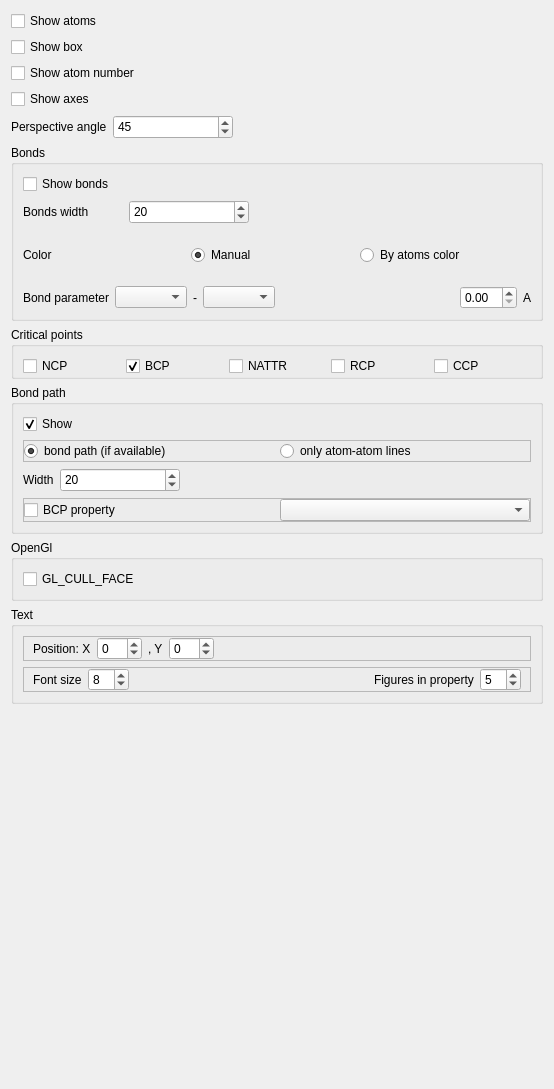
          <widget class="QWidget" name="tab_32">
           <attribute name="title">
            <string>View 3D</string>
           </attribute>
           <layout class="QVBoxLayout" name="verticalLayout_22">
            <item>
             <widget class="QCheckBox" name="FormSettingsViewCheckShowAtoms">
              <property name="enabled">
               <bool>true</bool>
              </property>
              <property name="text">
               <string>Show atoms</string>
              </property>
             </widget>
            </item>
            <item>
             <widget class="QCheckBox" name="FormSettingsViewCheckShowBox">
              <property name="styleSheet">
               <string notr="true"/>
              </property>
              <property name="text">
               <string>Show box</string>
              </property>
             </widget>
            </item>
            <item>
             <widget class="QCheckBox" name="FormSettingsViewCheckShowAtomNumber">
              <property name="enabled">
               <bool>true</bool>
              </property>
              <property name="text">
               <string>Show atom number</string>
              </property>
             </widget>
            </item>
            <item>
             <widget class="QCheckBox" name="FormSettingsViewCheckShowAxes">
              <property name="text">
               <string>Show axes</string>
              </property>
             </widget>
            </item>
            <item>
             <widget class="QFrame" name="frame_131">
              <property name="minimumSize">
               <size>
                <width>0</width>
                <height>0</height>
               </size>
              </property>
              <property name="frameShape">
               <enum>QFrame::NoFrame</enum>
              </property>
              <property name="frameShadow">
               <enum>QFrame::Raised</enum>
              </property>
              <layout class="QHBoxLayout" name="horizontalLayout_100">
               <property name="leftMargin">
                <number>0</number>
               </property>
               <property name="topMargin">
                <number>0</number>
               </property>
               <property name="rightMargin">
                <number>0</number>
               </property>
               <property name="bottomMargin">
                <number>0</number>
               </property>
               <item>
                <widget class="QLabel" name="label_105">
                 <property name="text">
                  <string>Perspective angle</string>
                 </property>
                </widget>
               </item>
               <item>
                <widget class="QSpinBox" name="spin_perspective_angle">
                 <property name="minimumSize">
                  <size>
                   <width>120</width>
                   <height>24</height>
                  </size>
                 </property>
                 <property name="maximumSize">
                  <size>
                   <width>120</width>
                   <height>24</height>
                  </size>
                 </property>
                 <property name="maximum">
                  <number>90</number>
                 </property>
                 <property name="value">
                  <number>45</number>
                 </property>
                </widget>
               </item>
               <item>
                <spacer name="horizontalSpacer_112">
                 <property name="orientation">
                  <enum>Qt::Horizontal</enum>
                 </property>
                 <property name="sizeHint" stdset="0">
                  <size>
                   <width>61</width>
                   <height>20</height>
                  </size>
                 </property>
                </spacer>
               </item>
              </layout>
             </widget>
            </item>
            <item>
             <widget class="QGroupBox" name="groupBox">
              <property name="minimumSize">
               <size>
                <width>0</width>
                <height>0</height>
               </size>
              </property>
              <property name="title">
               <string>Bonds</string>
              </property>
              <layout class="QVBoxLayout" name="verticalLayout_68">
               <item>
                <widget class="QCheckBox" name="FormSettingsViewCheckShowBonds">
                 <property name="text">
                  <string>Show bonds</string>
                 </property>
                </widget>
               </item>
               <item>
                <widget class="QFrame" name="frame_68">
                 <property name="minimumSize">
                  <size>
                   <width>200</width>
                   <height>0</height>
                  </size>
                 </property>
                 <property name="frameShape">
                  <enum>QFrame::NoFrame</enum>
                 </property>
                 <property name="frameShadow">
                  <enum>QFrame::Raised</enum>
                 </property>
                 <layout class="QHBoxLayout" name="horizontalLayout_60">
                  <property name="leftMargin">
                   <number>0</number>
                  </property>
                  <property name="topMargin">
                   <number>0</number>
                  </property>
                  <property name="rightMargin">
                   <number>0</number>
                  </property>
                  <property name="bottomMargin">
                   <number>0</number>
                  </property>
                  <item>
                   <widget class="QLabel" name="label_22">
                    <property name="minimumSize">
                     <size>
                      <width>100</width>
                      <height>0</height>
                     </size>
                    </property>
                    <property name="text">
                     <string>Bonds width</string>
                    </property>
                   </widget>
                  </item>
                  <item>
                   <widget class="QSpinBox" name="FormSettingsViewSpinBondWidth">
                    <property name="minimumSize">
                     <size>
                      <width>120</width>
                      <height>24</height>
                     </size>
                    </property>
                    <property name="maximumSize">
                     <size>
                      <width>120</width>
                      <height>24</height>
                     </size>
                    </property>
                    <property name="value">
                     <number>20</number>
                    </property>
                   </widget>
                  </item>
                  <item>
                   <spacer name="horizontalSpacer_30">
                    <property name="orientation">
                     <enum>Qt::Horizontal</enum>
                    </property>
                    <property name="sizeHint" stdset="0">
                     <size>
                      <width>40</width>
                      <height>20</height>
                     </size>
                    </property>
                   </spacer>
                  </item>
                 </layout>
                </widget>
               </item>
               <item>
                <widget class="QFrame" name="frame_114">
                 <property name="minimumSize">
                  <size>
                   <width>0</width>
                   <height>50</height>
                  </size>
                 </property>
                 <property name="frameShape">
                  <enum>QFrame::NoFrame</enum>
                 </property>
                 <property name="frameShadow">
                  <enum>QFrame::Raised</enum>
                 </property>
                 <layout class="QHBoxLayout" name="horizontalLayout_116">
                  <property name="leftMargin">
                   <number>0</number>
                  </property>
                  <property name="topMargin">
                   <number>0</number>
                  </property>
                  <property name="bottomMargin">
                   <number>0</number>
                  </property>
                  <item>
                   <widget class="QLabel" name="label_83">
                    <property name="minimumSize">
                     <size>
                      <width>100</width>
                      <height>0</height>
                     </size>
                    </property>
                    <property name="text">
                     <string>Color</string>
                    </property>
                   </widget>
                  </item>
                  <item>
                   <widget class="QRadioButton" name="FormSettingsViewRadioColorBondsManual">
                    <property name="text">
                     <string>Manual</string>
                    </property>
                    <property name="checked">
                     <bool>true</bool>
                    </property>
                   </widget>
                  </item>
                  <item>
                   <widget class="QRadioButton" name="FormSettingsViewRadioColorBondsByAtoms">
                    <property name="text">
                     <string>By atoms color</string>
                    </property>
                   </widget>
                  </item>
                 </layout>
                </widget>
               </item>
               <item>
                <widget class="QFrame" name="frame_106">
                 <property name="frameShape">
                  <enum>QFrame::NoFrame</enum>
                 </property>
                 <property name="frameShadow">
                  <enum>QFrame::Raised</enum>
                 </property>
                 <layout class="QHBoxLayout" name="horizontalLayout_110">
                  <property name="leftMargin">
                   <number>0</number>
                  </property>
                  <property name="topMargin">
                   <number>0</number>
                  </property>
                  <property name="rightMargin">
                   <number>0</number>
                  </property>
                  <property name="bottomMargin">
                   <number>0</number>
                  </property>
                  <item>
                   <widget class="QLabel" name="label_2">
                    <property name="text">
                     <string>Bond parameter</string>
                    </property>
                   </widget>
                  </item>
                  <item>
                   <widget class="QComboBox" name="FormAtomsList1"/>
                  </item>
                  <item>
                   <widget class="QLabel" name="label_31">
                    <property name="text">
                     <string>-</string>
                    </property>
                   </widget>
                  </item>
                  <item>
                   <widget class="QComboBox" name="FormAtomsList2"/>
                  </item>
                  <item>
                   <spacer name="horizontalSpacer_76">
                    <property name="orientation">
                     <enum>Qt::Horizontal</enum>
                    </property>
                    <property name="sizeHint" stdset="0">
                     <size>
                      <width>40</width>
                      <height>20</height>
                     </size>
                    </property>
                   </spacer>
                  </item>
                  <item>
                   <widget class="QDoubleSpinBox" name="FormBondLenSpinBox">
                    <property name="readOnly">
                     <bool>false</bool>
                    </property>
                    <property name="singleStep">
                     <double>0.100000000000000</double>
                    </property>
                   </widget>
                  </item>
                  <item>
                   <widget class="QLabel" name="label_30">
                    <property name="text">
                     <string>A</string>
                    </property>
                   </widget>
                  </item>
                 </layout>
                </widget>
               </item>
              </layout>
             </widget>
            </item>
            <item>
             <widget class="QGroupBox" name="groupBox_6">
              <property name="minimumSize">
               <size>
                <width>0</width>
                <height>0</height>
               </size>
              </property>
              <property name="title">
               <string>Critical points</string>
              </property>
              <layout class="QVBoxLayout" name="verticalLayout_9">
               <property name="topMargin">
                <number>0</number>
               </property>
               <property name="bottomMargin">
                <number>0</number>
               </property>
               <item>
                <widget class="QFrame" name="frame_3">
                 <property name="frameShape">
                  <enum>QFrame::NoFrame</enum>
                 </property>
                 <property name="frameShadow">
                  <enum>QFrame::Raised</enum>
                 </property>
                 <layout class="QHBoxLayout" name="horizontalLayout_7">
                  <property name="leftMargin">
                   <number>0</number>
                  </property>
                  <property name="rightMargin">
                   <number>0</number>
                  </property>
                  <property name="bottomMargin">
                   <number>0</number>
                  </property>
                  <item>
                   <widget class="QCheckBox" name="show_ncp">
                    <property name="text">
                     <string>NCP</string>
                    </property>
                    <property name="checked">
                     <bool>false</bool>
                    </property>
                   </widget>
                  </item>
                  <item>
                   <widget class="QCheckBox" name="show_bcp">
                    <property name="text">
                     <string>BCP</string>
                    </property>
                    <property name="checked">
                     <bool>true</bool>
                    </property>
                   </widget>
                  </item>
                  <item>
                   <widget class="QCheckBox" name="show_nnatr">
                    <property name="text">
                     <string>NATTR</string>
                    </property>
                    <property name="checked">
                     <bool>false</bool>
                    </property>
                   </widget>
                  </item>
                  <item>
                   <widget class="QCheckBox" name="show_rcp">
                    <property name="text">
                     <string>RCP</string>
                    </property>
                    <property name="checked">
                     <bool>false</bool>
                    </property>
                   </widget>
                  </item>
                  <item>
                   <widget class="QCheckBox" name="show_ccp">
                    <property name="text">
                     <string>CCP</string>
                    </property>
                    <property name="checked">
                     <bool>false</bool>
                    </property>
                   </widget>
                  </item>
                 </layout>
                </widget>
               </item>
              </layout>
             </widget>
            </item>
            <item>
             <widget class="QGroupBox" name="groupBox_11">
              <property name="title">
               <string>Bond path</string>
              </property>
              <layout class="QVBoxLayout" name="verticalLayout_18">
               <item>
                <widget class="QFrame" name="frame_4">
                 <property name="minimumSize">
                  <size>
                   <width>0</width>
                   <height>0</height>
                  </size>
                 </property>
                 <property name="frameShape">
                  <enum>QFrame::NoFrame</enum>
                 </property>
                 <property name="frameShadow">
                  <enum>QFrame::Raised</enum>
                 </property>
                 <layout class="QHBoxLayout" name="horizontalLayout_8">
                  <property name="leftMargin">
                   <number>0</number>
                  </property>
                  <property name="topMargin">
                   <number>0</number>
                  </property>
                  <property name="rightMargin">
                   <number>0</number>
                  </property>
                  <property name="bottomMargin">
                   <number>0</number>
                  </property>
                  <item>
                   <widget class="QCheckBox" name="show_bond_path">
                    <property name="text">
                     <string>Show</string>
                    </property>
                    <property name="checked">
                     <bool>true</bool>
                    </property>
                   </widget>
                  </item>
                  <item>
                   <spacer name="horizontalSpacer_7">
                    <property name="orientation">
                     <enum>Qt::Horizontal</enum>
                    </property>
                    <property name="sizeHint" stdset="0">
                     <size>
                      <width>281</width>
                      <height>20</height>
                     </size>
                    </property>
                   </spacer>
                  </item>
                 </layout>
                </widget>
               </item>
               <item>
                <widget class="QFrame" name="frame_17">
                 <property name="minimumSize">
                  <size>
                   <width>0</width>
                   <height>0</height>
                  </size>
                 </property>
                 <property name="frameShape">
                  <enum>QFrame::StyledPanel</enum>
                 </property>
                 <property name="frameShadow">
                  <enum>QFrame::Raised</enum>
                 </property>
                 <layout class="QHBoxLayout" name="horizontalLayout_14">
                  <property name="leftMargin">
                   <number>0</number>
                  </property>
                  <property name="topMargin">
                   <number>0</number>
                  </property>
                  <property name="rightMargin">
                   <number>0</number>
                  </property>
                  <property name="bottomMargin">
                   <number>0</number>
                  </property>
                  <item>
                   <widget class="QRadioButton" name="show_bp_if_avail">
                    <property name="text">
                     <string>bond path (if available)</string>
                    </property>
                    <property name="checked">
                     <bool>true</bool>
                    </property>
                   </widget>
                  </item>
                  <item>
                   <widget class="QRadioButton" name="radioButton_2">
                    <property name="text">
                     <string>only atom-atom lines</string>
                    </property>
                   </widget>
                  </item>
                 </layout>
                </widget>
               </item>
               <item>
                <widget class="QFrame" name="frame_69">
                 <property name="minimumSize">
                  <size>
                   <width>200</width>
                   <height>0</height>
                  </size>
                 </property>
                 <property name="frameShape">
                  <enum>QFrame::NoFrame</enum>
                 </property>
                 <property name="frameShadow">
                  <enum>QFrame::Raised</enum>
                 </property>
                 <layout class="QHBoxLayout" name="horizontalLayout_62">
                  <property name="leftMargin">
                   <number>0</number>
                  </property>
                  <property name="topMargin">
                   <number>0</number>
                  </property>
                  <property name="rightMargin">
                   <number>0</number>
                  </property>
                  <property name="bottomMargin">
                   <number>0</number>
                  </property>
                  <item>
                   <widget class="QLabel" name="label_23">
                    <property name="minimumSize">
                     <size>
                      <width>0</width>
                      <height>0</height>
                     </size>
                    </property>
                    <property name="text">
                     <string>Width</string>
                    </property>
                   </widget>
                  </item>
                  <item>
                   <widget class="QSpinBox" name="bond_path_width">
                    <property name="minimumSize">
                     <size>
                      <width>120</width>
                      <height>24</height>
                     </size>
                    </property>
                    <property name="maximumSize">
                     <size>
                      <width>120</width>
                      <height>24</height>
                     </size>
                    </property>
                    <property name="value">
                     <number>20</number>
                    </property>
                   </widget>
                  </item>
                  <item>
                   <spacer name="horizontalSpacer_31">
                    <property name="orientation">
                     <enum>Qt::Horizontal</enum>
                    </property>
                    <property name="sizeHint" stdset="0">
                     <size>
                      <width>40</width>
                      <height>20</height>
                     </size>
                    </property>
                   </spacer>
                  </item>
                 </layout>
                </widget>
               </item>
               <item>
                <widget class="QFrame" name="frame_160">
                 <property name="frameShape">
                  <enum>QFrame::StyledPanel</enum>
                 </property>
                 <property name="frameShadow">
                  <enum>QFrame::Raised</enum>
                 </property>
                 <layout class="QHBoxLayout" name="horizontalLayout_178">
                  <property name="leftMargin">
                   <number>0</number>
                  </property>
                  <property name="topMargin">
                   <number>0</number>
                  </property>
                  <property name="rightMargin">
                   <number>0</number>
                  </property>
                  <property name="bottomMargin">
                   <number>0</number>
                  </property>
                  <item>
                   <widget class="QCheckBox" name="show_bcp_text">
                    <property name="text">
                     <string>BCP property</string>
                    </property>
                   </widget>
                  </item>
                  <item>
                   <widget class="QComboBox" name="PropertyForBCPtext"/>
                  </item>
                 </layout>
                </widget>
               </item>
              </layout>
             </widget>
            </item>
            <item>
             <widget class="QGroupBox" name="groupBox_34">
              <property name="minimumSize">
               <size>
                <width>0</width>
                <height>0</height>
               </size>
              </property>
              <property name="title">
               <string>OpenGl</string>
              </property>
              <layout class="QHBoxLayout" name="horizontalLayout_163">
               <item>
                <widget class="QCheckBox" name="OpenGL_GL_CULL_FACE">
                 <property name="enabled">
                  <bool>true</bool>
                 </property>
                 <property name="text">
                  <string>GL_CULL_FACE</string>
                 </property>
                </widget>
               </item>
              </layout>
             </widget>
            </item>
            <item>
             <widget class="QGroupBox" name="groupBox_29">
              <property name="minimumSize">
               <size>
                <width>0</width>
                <height>0</height>
               </size>
              </property>
              <property name="title">
               <string>Text</string>
              </property>
              <layout class="QVBoxLayout" name="verticalLayout_107">
               <item>
                <widget class="QFrame" name="frame_165">
                 <property name="frameShape">
                  <enum>QFrame::StyledPanel</enum>
                 </property>
                 <property name="frameShadow">
                  <enum>QFrame::Raised</enum>
                 </property>
                 <layout class="QHBoxLayout" name="horizontalLayout_179">
                  <property name="topMargin">
                   <number>0</number>
                  </property>
                  <property name="bottomMargin">
                   <number>0</number>
                  </property>
                  <item>
                   <widget class="QLabel" name="label_132">
                    <property name="text">
                     <string>Position: X</string>
                    </property>
                   </widget>
                  </item>
                  <item>
                   <widget class="QSpinBox" name="property_shift_x">
                    <property name="minimum">
                     <number>-99</number>
                    </property>
                   </widget>
                  </item>
                  <item>
                   <widget class="QLabel" name="label_133">
                    <property name="text">
                     <string>, Y</string>
                    </property>
                   </widget>
                  </item>
                  <item>
                   <widget class="QSpinBox" name="property_shift_y">
                    <property name="minimum">
                     <number>-99</number>
                    </property>
                   </widget>
                  </item>
                  <item>
                   <spacer name="horizontalSpacer_125">
                    <property name="orientation">
                     <enum>Qt::Horizontal</enum>
                    </property>
                    <property name="sizeHint" stdset="0">
                     <size>
                      <width>126</width>
                      <height>20</height>
                     </size>
                    </property>
                   </spacer>
                  </item>
                 </layout>
                </widget>
               </item>
               <item>
                <widget class="QFrame" name="frame_164">
                 <property name="minimumSize">
                  <size>
                   <width>0</width>
                   <height>0</height>
                  </size>
                 </property>
                 <property name="frameShape">
                  <enum>QFrame::StyledPanel</enum>
                 </property>
                 <property name="frameShadow">
                  <enum>QFrame::Raised</enum>
                 </property>
                 <layout class="QHBoxLayout" name="horizontalLayout_180">
                  <property name="topMargin">
                   <number>0</number>
                  </property>
                  <property name="bottomMargin">
                   <number>0</number>
                  </property>
                  <item>
                   <widget class="QLabel" name="label_90">
                    <property name="text">
                     <string>Font size</string>
                    </property>
                   </widget>
                  </item>
                  <item>
                   <widget class="QSpinBox" name="font_size_3d">
                    <property name="value">
                     <number>8</number>
                    </property>
                   </widget>
                  </item>
                  <item>
                   <spacer name="horizontalSpacer_83">
                    <property name="orientation">
                     <enum>Qt::Horizontal</enum>
                    </property>
                    <property name="sizeHint" stdset="0">
                     <size>
                      <width>239</width>
                      <height>20</height>
                     </size>
                    </property>
                   </spacer>
                  </item>
                  <item>
                   <widget class="QLabel" name="label_81">
                    <property name="text">
                     <string>Figures in property</string>
                    </property>
                   </widget>
                  </item>
                  <item>
                   <widget class="QSpinBox" name="property_precision">
                    <property name="value">
                     <number>5</number>
                    </property>
                   </widget>
                  </item>
                 </layout>
                </widget>
               </item>
              </layout>
             </widget>
            </item>
            <item>
             <spacer name="verticalSpacer_9">
              <property name="orientation">
               <enum>Qt::Vertical</enum>
              </property>
              <property name="sizeHint" stdset="0">
               <size>
                <width>20</width>
                <height>374</height>
               </size>
              </property>
             </spacer>
            </item>
           </layout>
          </widget>
